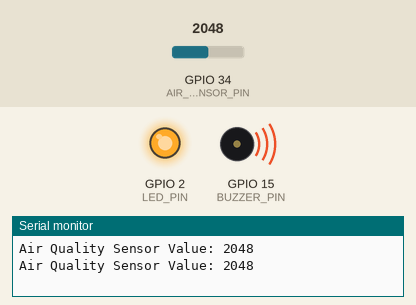
Simulated run of this sketch. Board: ESP32. Parts: output pins drawn as LEDs (lit = HIGH), buzzer (waves = sounding, pin HIGH), the last lines printed to the serial monitor. Inputs (shaded band) come from the test bench; at power-on: GPIO 34 (AIR_SENSOR_PIN) = 2048.

Above: at 1.8 s.
1.9 s: GPIO 34 (AIR_SENSOR_PIN) set to 1828
3.4 s: GPIO 34 (AIR_SENSOR_PIN) set to 1743
At 5.2 s:
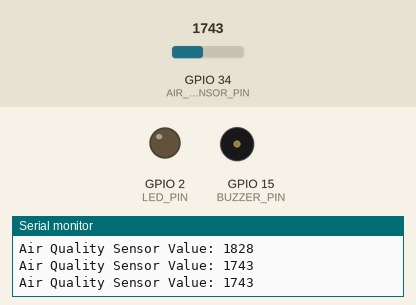
5.5 s: GPIO 34 (AIR_SENSOR_PIN) set to 1840
At 6.9 s:
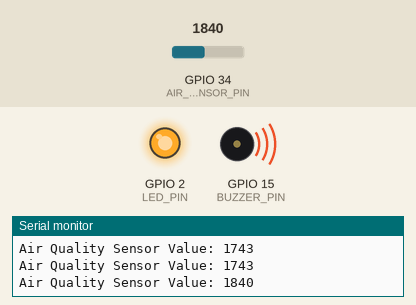
7.5 s: GPIO 34 (AIR_SENSOR_PIN) set to 1760
At 8.4 s:
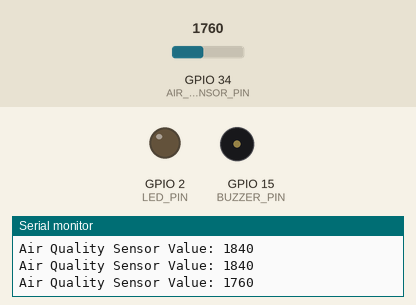
Timing chart, 0 to 10.5 s (numbered marks = the images above; inputs shaded):
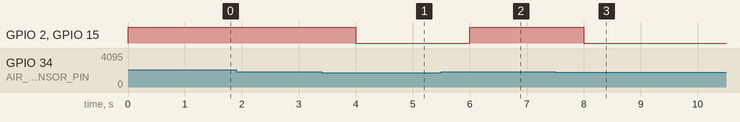

Measured:
- the behaviour switches between 1801 and 1800 on GPIO 34 (AIR_SENSOR_PIN) (found by bisection; images 0 and 1)
- after the input at 3.4 s, GPIO 2 (LED_PIN), GPIO 15 (BUZZER_PIN): HIGH → LOW after 0.60 s
- after the input at 5.5 s, GPIO 2 (LED_PIN), GPIO 15 (BUZZER_PIN): LOW → HIGH after 0.50 s
- after the input at 7.5 s, GPIO 2 (LED_PIN), GPIO 15 (BUZZER_PIN): HIGH → LOW after 0.50 s

The sketch:

air_quality_monitoring.ino
```cpp
/*
 Air Quality Monitoring and Pollution Control System
 ESP32 Based
 Presented at HAL Technical Exhibition
 Author: Yash Bachhav
*/

#define AIR_SENSOR_PIN 34   // ADC pin
#define LED_PIN 2
#define BUZZER_PIN 15

int airValue = 0;
int threshold = 1800;   // ESP32 ADC range is higher than Arduino

void setup() {
  Serial.begin(115200);

  pinMode(AIR_SENSOR_PIN, INPUT);
  pinMode(LED_PIN, OUTPUT);
  pinMode(BUZZER_PIN, OUTPUT);

  digitalWrite(LED_PIN, LOW);
  digitalWrite(BUZZER_PIN, LOW);
}

void loop() {
  airValue = analogRead(AIR_SENSOR_PIN);

  Serial.print("Air Quality Sensor Value: ");
  Serial.println(airValue);

  // Check pollution level
  if (airValue > threshold) {
    digitalWrite(LED_PIN, HIGH);
    digitalWrite(BUZZER_PIN, HIGH);
  } else {
    digitalWrite(LED_PIN, LOW);
    digitalWrite(BUZZER_PIN, LOW);
  }

  delay(1000);
}
```
